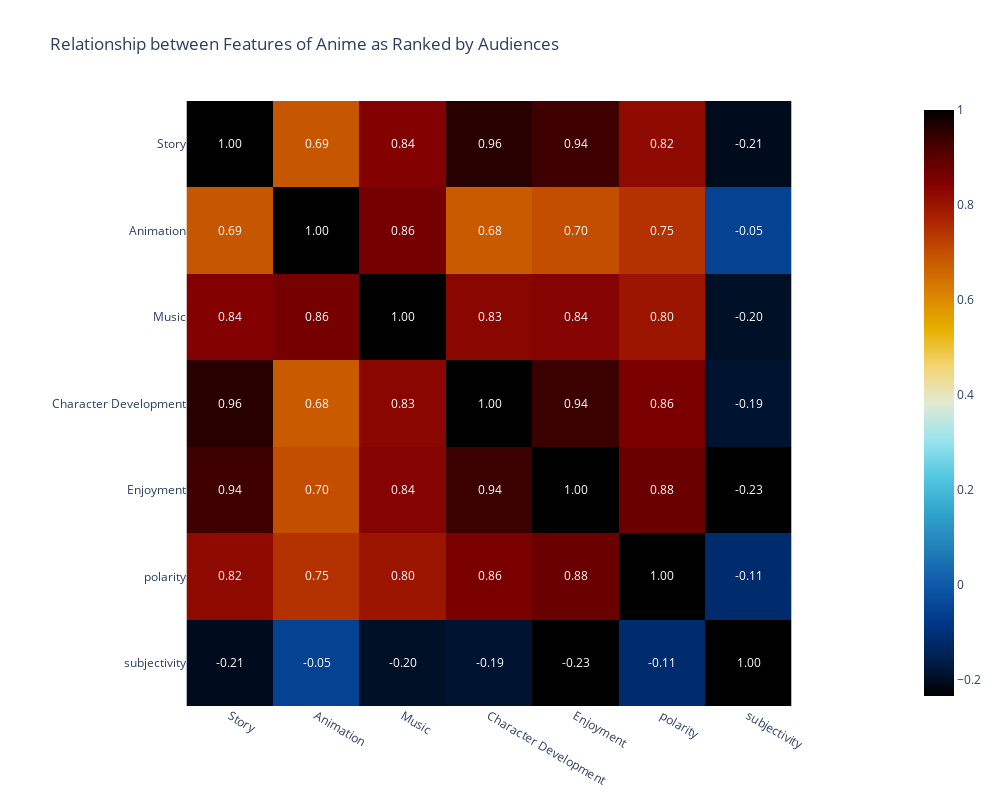

Notebook source saved alongside this figure:
### Markdown cell above
> * **Character Development** and **Enjoyment** have a strong correlation with the outcome of the **Story** score. If an anime does not deliever on the two former features, it's highly likely that it will score quite poorly on the **Story** factor.
>
> * **Animation** and **Music** go hand in hand to a certain degree. This explains why certain action scenes in anime could go for fast-paced upbeat tunes while emotive scenes would require songs along the melancholic to poignant scale.
>
> * The outstanding sentiment left on a viewer could be highly influenced by how the anime scores in the **Character Development**, **Enjoyment** and **Story** features.

### Code cell
fig = px.imshow(df_review_studios[['Story', 'Animation', 'Music', 'Character Development',
       'Enjoyment', 'polarity', 'subjectivity']].corr(), color_continuous_scale='icefire', width=1000, height=800, title='Relationship between Features of Anime as Ranked by Audiences', text_auto='.2f')
fig.show()

### Figure 1 — Plotly figure (JSON) as saved in the notebook; plotly's stock layout.template omitted (floating-point values rounded to 4 significant figures)
{"data": [{"coloraxis": "coloraxis", "hovertemplate": "x: %{x}<br>y: %{y}<br>color: %{z}<extra></extra>", "name": "0", "texttemplate": "%{z:.2f}", "type": "heatmap", "x": ["Story", "Animation", "Music", "Character Development", "Enjoyment", "polarity", "subjectivity"], "xaxis": "x", "y": ["Story", "Animation", "Music", "Character Development", "Enjoyment", "polarity", "subjectivity"], "yaxis": "y", "z": [[1, 0.688, 0.8441, 0.9595, 0.9375, 0.8227, -0.207], [0.688, 1, 0.8624, 0.6806, 0.7002, 0.7454, -0.05371], [0.8441, 0.8624, 1, 0.8317, 0.8393, 0.7993, -0.1955], [0.9595, 0.6806, 0.8317, 1, 0.9403, 0.8574, -0.1864], [0.9375, 0.7002, 0.8393, 0.9403, 1, 0.8783, -0.2345], [0.8227, 0.7454, 0.7993, 0.8574, 0.8783, 1, -0.1142], [-0.207, -0.05371, -0.1955, -0.1864, -0.2345, -0.1142, 1]]}], "layout": {"coloraxis": {"colorscale": [[0, "#000000"], [0.0625, "#001f4d"], [0.125, "#003786"], [0.1875, "#0e58a8"], [0.25, "#217eb8"], [0.3125, "#30a4ca"], [0.375, "#54c8df"], [0.4375, "#9be4ef"], [0.5, "#e1e9d1"], [0.5625, "#f3d573"], [0.625, "#e7b000"], [0.6875, "#da8200"], [0.75, "#c65400"], [0.8125, "#ac2301"], [0.875, "#820000"], [0.9375, "#4c0000"], [1, "#000000"]]}, "height": 800, "title": {"text": "Relationship between Features of Anime as Ranked by Audiences"}, "width": 1000, "xaxis": {"anchor": "y", "constrain": "domain", "domain": [0, 1], "scaleanchor": "y"}, "yaxis": {"anchor": "x", "autorange": "reversed", "constrain": "domain", "domain": [0, 1]}}}
